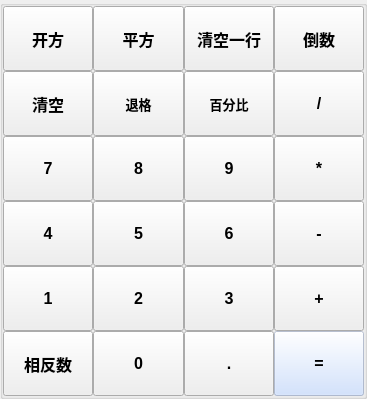
<?xml version="1.0" encoding="UTF-8"?>
<ui version="4.0">
 <class>inputWidget</class>
 <widget class="QWidget" name="inputWidget">
  <property name="geometry">
   <rect>
    <x>0</x>
    <y>0</y>
    <width>367</width>
    <height>399</height>
   </rect>
  </property>
  <property name="windowTitle">
   <string>Form</string>
  </property>
  <layout class="QGridLayout" name="gridLayout_2">
   <property name="leftMargin">
    <number>0</number>
   </property>
   <property name="topMargin">
    <number>0</number>
   </property>
   <property name="rightMargin">
    <number>0</number>
   </property>
   <property name="bottomMargin">
    <number>0</number>
   </property>
   <property name="spacing">
    <number>0</number>
   </property>
   <item row="0" column="0">
    <widget class="QGroupBox" name="standardBox">
     <property name="minimumSize">
      <size>
       <width>116</width>
       <height>83</height>
      </size>
     </property>
     <property name="title">
      <string/>
     </property>
     <layout class="QGridLayout" name="gridLayout">
      <property name="leftMargin">
       <number>0</number>
      </property>
      <property name="topMargin">
       <number>0</number>
      </property>
      <property name="rightMargin">
       <number>0</number>
      </property>
      <property name="bottomMargin">
       <number>0</number>
      </property>
      <property name="spacing">
       <number>0</number>
      </property>
      <item row="1" column="2">
       <widget class="QPushButton" name="btnPER">
        <property name="minimumSize">
         <size>
          <width>0</width>
          <height>0</height>
         </size>
        </property>
        <property name="maximumSize">
         <size>
          <width>999</width>
          <height>999</height>
         </size>
        </property>
        <property name="font">
         <font>
          <family>Microsoft YaHei UI</family>
          <pointsize>10</pointsize>
          <bold>true</bold>
         </font>
        </property>
        <property name="styleSheet">
         <string notr="true">.QPushButton:hover{
    background-color: rgba(198, 218, 255, 0.6);
}</string>
        </property>
        <property name="text">
         <string>百分比</string>
        </property>
       </widget>
      </item>
      <item row="1" column="3">
       <widget class="QPushButton" name="btnDIV">
        <property name="minimumSize">
         <size>
          <width>0</width>
          <height>0</height>
         </size>
        </property>
        <property name="maximumSize">
         <size>
          <width>999</width>
          <height>999</height>
         </size>
        </property>
        <property name="font">
         <font>
          <family>Microsoft YaHei UI</family>
          <pointsize>12</pointsize>
          <bold>true</bold>
         </font>
        </property>
        <property name="styleSheet">
         <string notr="true">.QPushButton:hover{
    background-color: rgba(198, 218, 255, 0.6);
}</string>
        </property>
        <property name="text">
         <string>/</string>
        </property>
       </widget>
      </item>
      <item row="5" column="0">
       <widget class="QPushButton" name="btnOPP">
        <property name="minimumSize">
         <size>
          <width>0</width>
          <height>0</height>
         </size>
        </property>
        <property name="maximumSize">
         <size>
          <width>999</width>
          <height>999</height>
         </size>
        </property>
        <property name="font">
         <font>
          <family>Microsoft YaHei UI</family>
          <pointsize>12</pointsize>
          <bold>true</bold>
         </font>
        </property>
        <property name="styleSheet">
         <string notr="true">.QPushButton:hover{
    background-color: rgba(198, 218, 255, 0.6);
}</string>
        </property>
        <property name="text">
         <string>相反数</string>
        </property>
       </widget>
      </item>
      <item row="0" column="2">
       <widget class="QPushButton" name="btnCE">
        <property name="minimumSize">
         <size>
          <width>0</width>
          <height>0</height>
         </size>
        </property>
        <property name="maximumSize">
         <size>
          <width>999</width>
          <height>999</height>
         </size>
        </property>
        <property name="font">
         <font>
          <family>Microsoft YaHei UI</family>
          <pointsize>12</pointsize>
          <bold>true</bold>
         </font>
        </property>
        <property name="styleSheet">
         <string notr="true">.QPushButton:hover{
    background-color: rgba(198, 218, 255, 0.6);
}</string>
        </property>
        <property name="text">
         <string>清空一行</string>
        </property>
       </widget>
      </item>
      <item row="4" column="2">
       <widget class="QPushButton" name="btn3">
        <property name="minimumSize">
         <size>
          <width>0</width>
          <height>0</height>
         </size>
        </property>
        <property name="maximumSize">
         <size>
          <width>999</width>
          <height>999</height>
         </size>
        </property>
        <property name="font">
         <font>
          <family>Microsoft YaHei UI</family>
          <pointsize>12</pointsize>
          <bold>true</bold>
         </font>
        </property>
        <property name="styleSheet">
         <string notr="true">.QPushButton:hover{
    background-color: rgba(198, 218, 255, 0.6);
}</string>
        </property>
        <property name="text">
         <string>3</string>
        </property>
       </widget>
      </item>
      <item row="0" column="0">
       <widget class="QPushButton" name="btnSQRT">
        <property name="minimumSize">
         <size>
          <width>0</width>
          <height>0</height>
         </size>
        </property>
        <property name="maximumSize">
         <size>
          <width>999</width>
          <height>999</height>
         </size>
        </property>
        <property name="font">
         <font>
          <family>Microsoft YaHei UI</family>
          <pointsize>12</pointsize>
          <bold>true</bold>
         </font>
        </property>
        <property name="styleSheet">
         <string notr="true">.QPushButton:hover{
    background-color: rgba(198, 218, 255, 0.6);
}</string>
        </property>
        <property name="text">
         <string>开方</string>
        </property>
       </widget>
      </item>
      <item row="4" column="0">
       <widget class="QPushButton" name="btn1">
        <property name="minimumSize">
         <size>
          <width>0</width>
          <height>0</height>
         </size>
        </property>
        <property name="maximumSize">
         <size>
          <width>999</width>
          <height>999</height>
         </size>
        </property>
        <property name="font">
         <font>
          <family>Microsoft YaHei UI</family>
          <pointsize>12</pointsize>
          <bold>true</bold>
         </font>
        </property>
        <property name="styleSheet">
         <string notr="true">.QPushButton:hover{
    background-color: rgba(198, 218, 255, 0.6);
}</string>
        </property>
        <property name="text">
         <string>1</string>
        </property>
       </widget>
      </item>
      <item row="4" column="3">
       <widget class="QPushButton" name="btnADD">
        <property name="minimumSize">
         <size>
          <width>0</width>
          <height>0</height>
         </size>
        </property>
        <property name="maximumSize">
         <size>
          <width>999</width>
          <height>999</height>
         </size>
        </property>
        <property name="font">
         <font>
          <family>Microsoft YaHei UI</family>
          <pointsize>12</pointsize>
          <bold>true</bold>
         </font>
        </property>
        <property name="styleSheet">
         <string notr="true">.QPushButton:hover{
    background-color: rgba(198, 218, 255, 0.6);
}</string>
        </property>
        <property name="text">
         <string>+</string>
        </property>
       </widget>
      </item>
      <item row="1" column="1">
       <widget class="QPushButton" name="btnDEL">
        <property name="minimumSize">
         <size>
          <width>0</width>
          <height>0</height>
         </size>
        </property>
        <property name="maximumSize">
         <size>
          <width>999</width>
          <height>999</height>
         </size>
        </property>
        <property name="font">
         <font>
          <family>Microsoft YaHei UI</family>
          <pointsize>10</pointsize>
          <bold>true</bold>
         </font>
        </property>
        <property name="styleSheet">
         <string notr="true">.QPushButton:hover{
    background-color: rgba(198, 218, 255, 0.6);
}</string>
        </property>
        <property name="text">
         <string>退格</string>
        </property>
       </widget>
      </item>
      <item row="3" column="2">
       <widget class="QPushButton" name="btn6">
        <property name="minimumSize">
         <size>
          <width>0</width>
          <height>0</height>
         </size>
        </property>
        <property name="maximumSize">
         <size>
          <width>999</width>
          <height>999</height>
         </size>
        </property>
        <property name="font">
         <font>
          <family>Microsoft YaHei UI</family>
          <pointsize>12</pointsize>
          <bold>true</bold>
         </font>
        </property>
        <property name="styleSheet">
         <string notr="true">.QPushButton:hover{
    background-color: rgba(198, 218, 255, 0.6);
}</string>
        </property>
        <property name="text">
         <string>6</string>
        </property>
       </widget>
      </item>
      <item row="3" column="0">
       <widget class="QPushButton" name="btn4">
        <property name="minimumSize">
         <size>
          <width>0</width>
          <height>0</height>
         </size>
        </property>
        <property name="maximumSize">
         <size>
          <width>999</width>
          <height>999</height>
         </size>
        </property>
        <property name="font">
         <font>
          <family>Microsoft YaHei UI</family>
          <pointsize>12</pointsize>
          <bold>true</bold>
         </font>
        </property>
        <property name="styleSheet">
         <string notr="true">.QPushButton:hover{
    background-color: rgba(198, 218, 255, 0.6);
}</string>
        </property>
        <property name="text">
         <string>4</string>
        </property>
       </widget>
      </item>
      <item row="2" column="2">
       <widget class="QPushButton" name="btn9">
        <property name="minimumSize">
         <size>
          <width>0</width>
          <height>0</height>
         </size>
        </property>
        <property name="maximumSize">
         <size>
          <width>999</width>
          <height>999</height>
         </size>
        </property>
        <property name="font">
         <font>
          <family>Microsoft YaHei UI</family>
          <pointsize>12</pointsize>
          <bold>true</bold>
         </font>
        </property>
        <property name="styleSheet">
         <string notr="true">.QPushButton:hover{
    background-color: rgba(198, 218, 255, 0.6);
}</string>
        </property>
        <property name="text">
         <string>9</string>
        </property>
       </widget>
      </item>
      <item row="0" column="3">
       <widget class="QPushButton" name="btnREC">
        <property name="minimumSize">
         <size>
          <width>0</width>
          <height>0</height>
         </size>
        </property>
        <property name="maximumSize">
         <size>
          <width>999</width>
          <height>999</height>
         </size>
        </property>
        <property name="font">
         <font>
          <family>Microsoft YaHei UI</family>
          <pointsize>12</pointsize>
          <bold>true</bold>
         </font>
        </property>
        <property name="styleSheet">
         <string notr="true">.QPushButton:hover{
    background-color: rgba(198, 218, 255, 0.6);
}</string>
        </property>
        <property name="text">
         <string>倒数</string>
        </property>
       </widget>
      </item>
      <item row="0" column="1">
       <widget class="QPushButton" name="btnSQR">
        <property name="minimumSize">
         <size>
          <width>0</width>
          <height>0</height>
         </size>
        </property>
        <property name="maximumSize">
         <size>
          <width>999</width>
          <height>999</height>
         </size>
        </property>
        <property name="font">
         <font>
          <family>Microsoft YaHei UI</family>
          <pointsize>12</pointsize>
          <bold>true</bold>
         </font>
        </property>
        <property name="styleSheet">
         <string notr="true">.QPushButton:hover{
    background-color: rgba(198, 218, 255, 0.6);
}</string>
        </property>
        <property name="text">
         <string>平方</string>
        </property>
       </widget>
      </item>
      <item row="3" column="3">
       <widget class="QPushButton" name="btnSUB">
        <property name="minimumSize">
         <size>
          <width>0</width>
          <height>0</height>
         </size>
        </property>
        <property name="maximumSize">
         <size>
          <width>999</width>
          <height>999</height>
         </size>
        </property>
        <property name="font">
         <font>
          <family>Microsoft YaHei UI</family>
          <pointsize>12</pointsize>
          <bold>true</bold>
         </font>
        </property>
        <property name="styleSheet">
         <string notr="true">.QPushButton:hover{
    background-color: rgba(198, 218, 255, 0.6);
}</string>
        </property>
        <property name="text">
         <string>-</string>
        </property>
       </widget>
      </item>
      <item row="5" column="2">
       <widget class="QPushButton" name="btnPOI">
        <property name="minimumSize">
         <size>
          <width>0</width>
          <height>0</height>
         </size>
        </property>
        <property name="maximumSize">
         <size>
          <width>999</width>
          <height>999</height>
         </size>
        </property>
        <property name="font">
         <font>
          <family>Microsoft YaHei UI</family>
          <pointsize>12</pointsize>
          <bold>true</bold>
         </font>
        </property>
        <property name="styleSheet">
         <string notr="true">.QPushButton:hover{
    background-color: rgba(198, 218, 255, 0.6);
}</string>
        </property>
        <property name="text">
         <string>.</string>
        </property>
       </widget>
      </item>
      <item row="3" column="1">
       <widget class="QPushButton" name="btn5">
        <property name="minimumSize">
         <size>
          <width>0</width>
          <height>0</height>
         </size>
        </property>
        <property name="maximumSize">
         <size>
          <width>999</width>
          <height>999</height>
         </size>
        </property>
        <property name="font">
         <font>
          <family>Microsoft YaHei UI</family>
          <pointsize>12</pointsize>
          <bold>true</bold>
         </font>
        </property>
        <property name="styleSheet">
         <string notr="true">.QPushButton:hover{
    background-color: rgba(198, 218, 255, 0.6);
}</string>
        </property>
        <property name="text">
         <string>5</string>
        </property>
       </widget>
      </item>
      <item row="5" column="1">
       <widget class="QPushButton" name="btn0">
        <property name="minimumSize">
         <size>
          <width>0</width>
          <height>0</height>
         </size>
        </property>
        <property name="maximumSize">
         <size>
          <width>999</width>
          <height>999</height>
         </size>
        </property>
        <property name="font">
         <font>
          <family>Microsoft YaHei UI</family>
          <pointsize>12</pointsize>
          <bold>true</bold>
         </font>
        </property>
        <property name="styleSheet">
         <string notr="true">.QPushButton:hover{
    background-color: rgba(198, 218, 255, 0.6);
}</string>
        </property>
        <property name="text">
         <string>0</string>
        </property>
       </widget>
      </item>
      <item row="2" column="0">
       <widget class="QPushButton" name="btn7">
        <property name="minimumSize">
         <size>
          <width>0</width>
          <height>0</height>
         </size>
        </property>
        <property name="maximumSize">
         <size>
          <width>999</width>
          <height>999</height>
         </size>
        </property>
        <property name="font">
         <font>
          <family>Microsoft YaHei UI</family>
          <pointsize>12</pointsize>
          <bold>true</bold>
         </font>
        </property>
        <property name="styleSheet">
         <string notr="true">.QPushButton:hover{
    background-color: rgba(198, 218, 255, 0.6);
}</string>
        </property>
        <property name="text">
         <string>7</string>
        </property>
       </widget>
      </item>
      <item row="1" column="0">
       <widget class="QPushButton" name="btnC">
        <property name="minimumSize">
         <size>
          <width>0</width>
          <height>0</height>
         </size>
        </property>
        <property name="maximumSize">
         <size>
          <width>999</width>
          <height>999</height>
         </size>
        </property>
        <property name="font">
         <font>
          <family>Microsoft YaHei UI</family>
          <pointsize>12</pointsize>
          <bold>true</bold>
         </font>
        </property>
        <property name="styleSheet">
         <string notr="true">.QPushButton:hover{
    background-color: rgba(198, 218, 255, 0.6);
}</string>
        </property>
        <property name="text">
         <string>清空</string>
        </property>
       </widget>
      </item>
      <item row="2" column="1">
       <widget class="QPushButton" name="btn8">
        <property name="minimumSize">
         <size>
          <width>0</width>
          <height>0</height>
         </size>
        </property>
        <property name="maximumSize">
         <size>
          <width>999</width>
          <height>999</height>
         </size>
        </property>
        <property name="font">
         <font>
          <family>Microsoft YaHei UI</family>
          <pointsize>12</pointsize>
          <bold>true</bold>
         </font>
        </property>
        <property name="styleSheet">
         <string notr="true">.QPushButton:hover{
    background-color: rgba(198, 218, 255, 0.6);
}</string>
        </property>
        <property name="text">
         <string>8</string>
        </property>
       </widget>
      </item>
      <item row="5" column="3">
       <widget class="QPushButton" name="btnRES">
        <property name="minimumSize">
         <size>
          <width>0</width>
          <height>0</height>
         </size>
        </property>
        <property name="maximumSize">
         <size>
          <width>999</width>
          <height>999</height>
         </size>
        </property>
        <property name="font">
         <font>
          <family>Microsoft YaHei UI</family>
          <pointsize>12</pointsize>
          <bold>true</bold>
         </font>
        </property>
        <property name="styleSheet">
         <string notr="true">.QPushButton:hover{
    background-color: rgba(152, 188, 255, 0.6);
}
.QPushButton{
	background-color: rgba(198, 218, 255, 0.6);
}</string>
        </property>
        <property name="text">
         <string>=</string>
        </property>
       </widget>
      </item>
      <item row="4" column="1">
       <widget class="QPushButton" name="btn2">
        <property name="minimumSize">
         <size>
          <width>0</width>
          <height>0</height>
         </size>
        </property>
        <property name="maximumSize">
         <size>
          <width>999</width>
          <height>999</height>
         </size>
        </property>
        <property name="font">
         <font>
          <family>Microsoft YaHei UI</family>
          <pointsize>12</pointsize>
          <bold>true</bold>
         </font>
        </property>
        <property name="styleSheet">
         <string notr="true">.QPushButton:hover{
    background-color: rgba(198, 218, 255, 0.6);
}</string>
        </property>
        <property name="text">
         <string>2</string>
        </property>
       </widget>
      </item>
      <item row="2" column="3">
       <widget class="QPushButton" name="btnMUL">
        <property name="minimumSize">
         <size>
          <width>0</width>
          <height>0</height>
         </size>
        </property>
        <property name="maximumSize">
         <size>
          <width>999</width>
          <height>999</height>
         </size>
        </property>
        <property name="font">
         <font>
          <family>Microsoft YaHei UI</family>
          <pointsize>12</pointsize>
          <bold>true</bold>
         </font>
        </property>
        <property name="styleSheet">
         <string notr="true">.QPushButton:hover{
    background-color: rgba(198, 218, 255, 0.6);
}</string>
        </property>
        <property name="text">
         <string>*</string>
        </property>
       </widget>
      </item>
     </layout>
    </widget>
   </item>
  </layout>
 </widget>
 <resources/>
 <connections/>
</ui>
